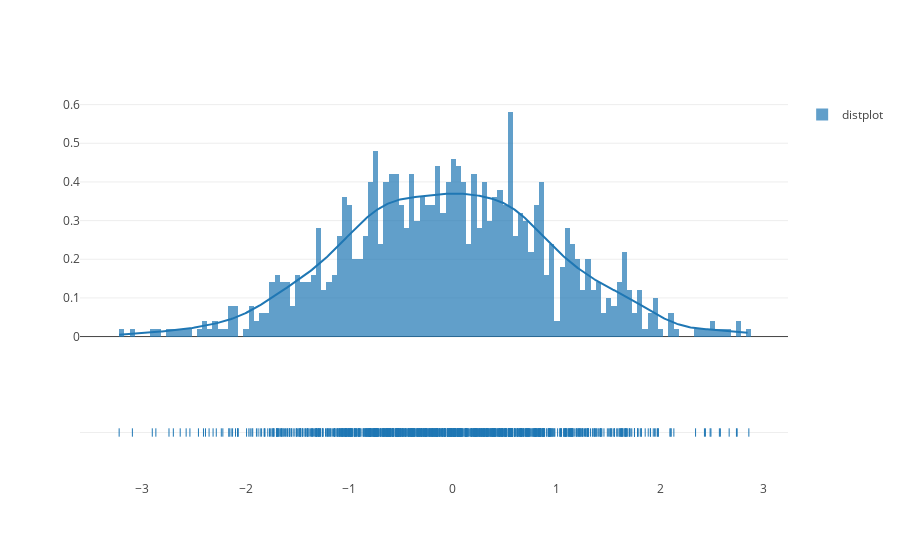

Notebook code for this chart:
### Code cell
import plotly.offline as py
import plotly.graph_objs as go
import plotly.figure_factory as ff
py.init_notebook_mode(connected=True)


x = np.random.randn(1000)
hist_data = [x]
group_labels = ['distplot']

fig = ff.create_distplot(hist_data, group_labels, bin_size=0.05)
py.iplot(fig, filename='Basic Distplot')

### Figure 1 — Plotly figure (JSON) as saved in the notebook; plotly's stock layout.template omitted (floating-point values rounded to 4 significant figures; data arrays with more than 128 entries replaced by an {"elided": "..."} marker saying what was removed)
{"data": [{"autobinx": false, "histnorm": "probability density", "legendgroup": "distplot", "marker": {"color": "rgb(31, 119, 180)"}, "name": "distplot", "opacity": 0.7, "type": "histogram", "uid": "249e94c6-cc5a-4f06-9119-ee5212254b30", "x": {"elided": "1000 float values"}, "xaxis": "x", "xbins": {"end": 2.857, "size": 0.05, "start": -3.22}, "yaxis": "y"}, {"legendgroup": "distplot", "marker": {"color": "rgb(31, 119, 180)"}, "mode": "lines", "name": "distplot", "showlegend": false, "type": "scatter", "uid": "aa14f6c9-2e43-450d-bd25-a9e46e466e44", "x": {"elided": "500 float values"}, "xaxis": "x", "y": {"elided": "500 float values"}, "yaxis": "y"}, {"legendgroup": "distplot", "marker": {"color": "rgb(31, 119, 180)", "symbol": "line-ns-open"}, "mode": "markers", "name": "distplot", "showlegend": false, "type": "scatter", "uid": "6d419d9d-6990-4a4f-8df9-658f38fe068a", "x": {"elided": "1000 float values"}, "xaxis": "x", "y": {"elided": "1000 str values"}, "yaxis": "y2"}], "layout": {"barmode": "overlay", "hovermode": "closest", "legend": {"traceorder": "reversed"}, "xaxis": {"anchor": "y2", "domain": [0, 1], "zeroline": false}, "yaxis": {"anchor": "free", "domain": [0.35, 1], "position": 0}, "yaxis2": {"anchor": "x", "domain": [0, 0.25], "dtick": 1, "showticklabels": false}}}
